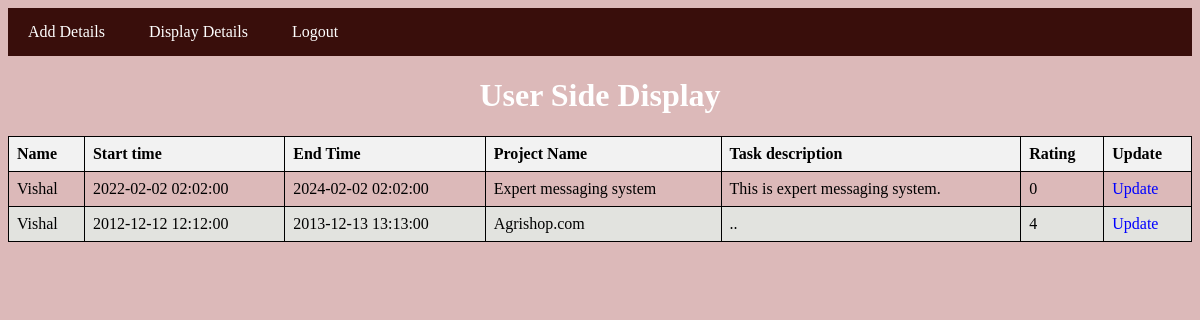
The app's page /display.php (signed in) with its own data.
### tables this page shows
CREATE TABLE `employee` (
  `id` int(11) NOT NULL,
  `user_id` int(11) DEFAULT NULL,
  `name` varchar(255) NOT NULL,
  `start_time` datetime NOT NULL,
  `end_time` datetime NOT NULL,
  `project_name` varchar(255) NOT NULL,
  `task_description` varchar(255) NOT NULL,
  `rating` int(11) DEFAULT NULL
);

### display.php (the view, shortened to what this page needs)
<!DOCTYPE html>
<html lang="en">
<head>
    <link rel="stylesheet" href="style.css">
</head>
<body>
   <nav>
   <a href="add.php">Add Details</a>
   <a href="display.php">Display Details</a>
   <a href="signin.php?logout=true"> Logout</a>
   </nav>
    <h1>User Side Display</h1>
    <table>
        <thead>
            <tr>
                <th>Name</th>
                <th>Start time</th>
                <th>End Time</th>
                <th>Project Name</th>
                <th>Task description</th>
                <th>Rating</th>
                <th>Update</th>
            </tr>
        </thead>
        <tbody>
            <?php
              include 'connection.php';
              $user_id=$_SESSION['user_id'];
              $query=" select * from employee where user_id='$user_id'";
              $result=mysqli_query($con,$query);
               while($res= mysqli_fetch_array($result)){
                ?>
                  <tr>
                    <td><?php echo $res['name'];?></td>
                    <td><?php echo $res['start_time'];?></td>
                    <td><?php echo $res['end_time'];?></td>
                    <td><?php echo $res['project_name'];?></td>
                    <td><?php echo $res['task_description'];?></td>
                    <td><?php echo $res['rating'];?></td>
                    <td><a href="update.php?id=<?php echo $res['id'];?>">Update</a></td>
                  </tr>
                <?php
               }
            ?>
        </tbody>
    </table>
</body>
</html>

### style.css (style rules this page uses)
nav { background-color: rgb(57, 14, 11); padding: 15px 0; text-align: left; }
nav a { color: white; text-decoration: none; margin: 0 20px; transition: color 0.3s; }
h1 { text-align: center; }
table { width: 100%; border-collapse: collapse; }
th, td { border: 1px solid #000; padding: 8px; text-align: left; color: #000; }
th { background-color: #f2f2f2; }
tr:nth-child(even) { background-color: #e4ece7d3; }
a { text-decoration: none; color: blue; }
body { background-color: rgba(141, 28, 28, 0.306); color: #ffffff; }

### records on screen
employee: name "Vishal", start_time "2022-02-02 02:02:00", end_time "2024-02-02 02:02:00", project_name "Expert messaging system", task_description "This is expert messaging system.", rating "0"
employee: name "Vishal", start_time "2012-12-12 12:12:00", end_time "2013-12-13 13:13:00", project_name "Agrishop.com", task_description "..", rating "4"
